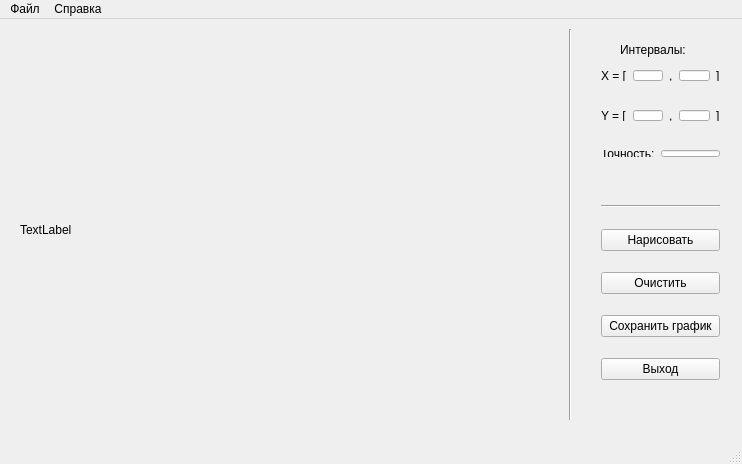
<?xml version="1.0" encoding="UTF-8"?>
<ui version="4.0">
 <class>MainWindow</class>
 <widget class="QMainWindow" name="MainWindow">
  <property name="geometry">
   <rect>
    <x>0</x>
    <y>0</y>
    <width>742</width>
    <height>464</height>
   </rect>
  </property>
  <property name="windowTitle">
   <string>MainWindow</string>
  </property>
  <widget class="QWidget" name="centralWidget">
   <widget class="Line" name="line">
    <property name="geometry">
     <rect>
      <x>560</x>
      <y>10</y>
      <width>20</width>
      <height>391</height>
     </rect>
    </property>
    <property name="orientation">
     <enum>Qt::Vertical</enum>
    </property>
   </widget>
   <widget class="QLabel" name="label">
    <property name="geometry">
     <rect>
      <x>620</x>
      <y>20</y>
      <width>81</width>
      <height>21</height>
     </rect>
    </property>
    <property name="text">
     <string>Интервалы:</string>
    </property>
   </widget>
   <widget class="QWidget" name="layoutWidget">
    <property name="geometry">
     <rect>
      <x>590</x>
      <y>80</y>
      <width>141</width>
      <height>33</height>
     </rect>
    </property>
    <layout class="QHBoxLayout" name="horizontalLayout_5">
     <item>
      <layout class="QHBoxLayout" name="horizontalLayout_6">
       <item>
        <widget class="QLabel" name="label_5">
         <property name="text">
          <string>Y = [</string>
         </property>
        </widget>
       </item>
       <item>
        <widget class="QLineEdit" name="inputLeftY"/>
       </item>
      </layout>
     </item>
     <item>
      <layout class="QHBoxLayout" name="horizontalLayout_7">
       <item>
        <layout class="QHBoxLayout" name="horizontalLayout_8">
         <item>
          <widget class="QLabel" name="label_6">
           <property name="text">
            <string>,</string>
           </property>
          </widget>
         </item>
         <item>
          <widget class="QLineEdit" name="inputRightY"/>
         </item>
        </layout>
       </item>
       <item>
        <widget class="QLabel" name="label_7">
         <property name="text">
          <string>]</string>
         </property>
        </widget>
       </item>
      </layout>
     </item>
    </layout>
   </widget>
   <widget class="QLabel" name="outputGraph">
    <property name="geometry">
     <rect>
      <x>20</x>
      <y>20</y>
      <width>541</width>
      <height>381</height>
     </rect>
    </property>
    <property name="text">
     <string>TextLabel</string>
    </property>
   </widget>
   <widget class="QWidget" name="">
    <property name="geometry">
     <rect>
      <x>590</x>
      <y>40</y>
      <width>141</width>
      <height>33</height>
     </rect>
    </property>
    <layout class="QHBoxLayout" name="horizontalLayout_4">
     <item>
      <layout class="QHBoxLayout" name="horizontalLayout">
       <item>
        <widget class="QLabel" name="label_2">
         <property name="text">
          <string>X = [</string>
         </property>
        </widget>
       </item>
       <item>
        <widget class="QLineEdit" name="inputLeftX"/>
       </item>
      </layout>
     </item>
     <item>
      <layout class="QHBoxLayout" name="horizontalLayout_3">
       <item>
        <layout class="QHBoxLayout" name="horizontalLayout_2">
         <item>
          <widget class="QLabel" name="label_3">
           <property name="text">
            <string>,</string>
           </property>
          </widget>
         </item>
         <item>
          <widget class="QLineEdit" name="inputRightX"/>
         </item>
        </layout>
       </item>
       <item>
        <widget class="QLabel" name="label_4">
         <property name="text">
          <string>]</string>
         </property>
        </widget>
       </item>
      </layout>
     </item>
    </layout>
   </widget>
   <widget class="QWidget" name="">
    <property name="geometry">
     <rect>
      <x>590</x>
      <y>160</y>
      <width>141</width>
      <height>231</height>
     </rect>
    </property>
    <layout class="QVBoxLayout" name="verticalLayout">
     <item>
      <widget class="Line" name="line_2">
       <property name="orientation">
        <enum>Qt::Horizontal</enum>
       </property>
      </widget>
     </item>
     <item>
      <widget class="QPushButton" name="draw">
       <property name="text">
        <string>Нарисовать</string>
       </property>
      </widget>
     </item>
     <item>
      <widget class="QPushButton" name="clear">
       <property name="text">
        <string>Очистить</string>
       </property>
      </widget>
     </item>
     <item>
      <widget class="QPushButton" name="save">
       <property name="text">
        <string>Сохранить график</string>
       </property>
      </widget>
     </item>
     <item>
      <widget class="QPushButton" name="exit">
       <property name="text">
        <string>Выход</string>
       </property>
      </widget>
     </item>
    </layout>
   </widget>
   <widget class="QWidget" name="">
    <property name="geometry">
     <rect>
      <x>590</x>
      <y>120</y>
      <width>141</width>
      <height>29</height>
     </rect>
    </property>
    <layout class="QHBoxLayout" name="horizontalLayout_9">
     <item>
      <widget class="QLabel" name="label_8">
       <property name="text">
        <string>Точность:</string>
       </property>
      </widget>
     </item>
     <item>
      <widget class="QLineEdit" name="inputAccuracy"/>
     </item>
    </layout>
   </widget>
  </widget>
  <widget class="QMenuBar" name="menuBar">
   <property name="geometry">
    <rect>
     <x>0</x>
     <y>0</y>
     <width>742</width>
     <height>27</height>
    </rect>
   </property>
   <widget class="QMenu" name="menu">
    <property name="title">
     <string>Файл</string>
    </property>
    <addaction name="action"/>
    <addaction name="separator"/>
    <addaction name="action_3"/>
   </widget>
   <widget class="QMenu" name="menu_2">
    <property name="title">
     <string>Справка</string>
    </property>
   </widget>
   <addaction name="menu"/>
   <addaction name="menu_2"/>
  </widget>
  <widget class="QStatusBar" name="statusBar"/>
  <action name="action">
   <property name="text">
    <string>Сохранить картинку</string>
   </property>
  </action>
  <action name="action_3">
   <property name="text">
    <string>Выход</string>
   </property>
  </action>
 </widget>
 <layoutdefault spacing="6" margin="11"/>
 <resources/>
 <connections/>
</ui>
